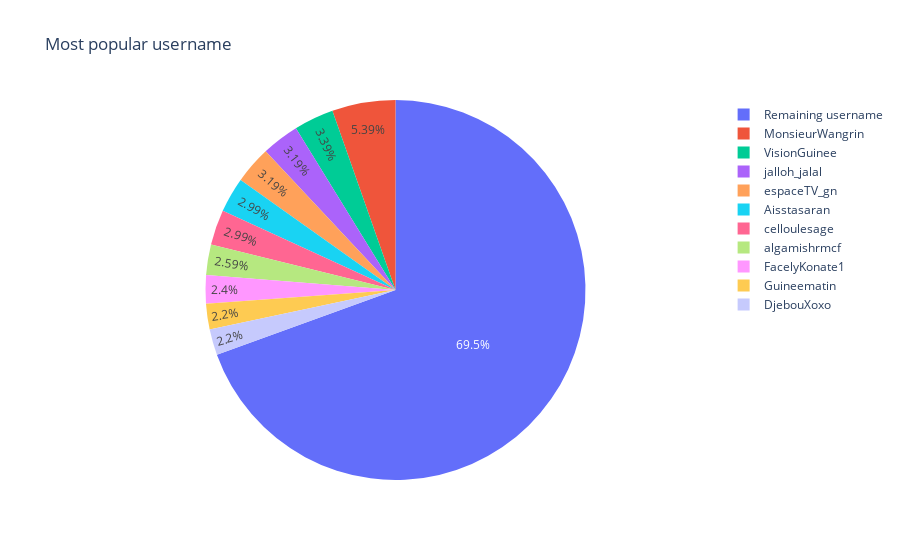

Write notebook code for a chart like this one.
### Code cell
plt.figure(figsize=(16, 9))
data = df.loc[1:, "username"].value_counts()[:10].to_dict()
data["Remaining username"] = sum(df.loc[1:, "username"].value_counts()[10:])

px.pie(
    pd.DataFrame(
        {
            "username": data.keys(),
            "Count": data.values(),
        }
    ),
    names="username",
    values="Count",
    title="Most popular username",
)

### Figure 1 — Plotly figure (JSON) as saved in the notebook; plotly's stock layout.template omitted (floating-point values rounded to 4 significant figures)
{"data": [{"domain": {"x": [0, 1], "y": [0, 1]}, "hovertemplate": "username=%{label}<br>Count=%{value}<extra></extra>", "labels": ["MonsieurWangrin", "VisionGuinee", "jalloh_jalal", "espaceTV_gn", "Aisstasaran", "celloulesage", "algamishrmcf", "FacelyKonate1", "Guineematin", "DjebouXoxo", "Remaining username"], "legendgroup": "", "name": "", "showlegend": true, "type": "pie", "values": [27, 17, 16, 16, 15, 15, 13, 12, 11, 11, 348]}], "layout": {"autosize": true, "legend": {"tracegroupgap": 0}, "title": {"text": "Most popular username"}}}
